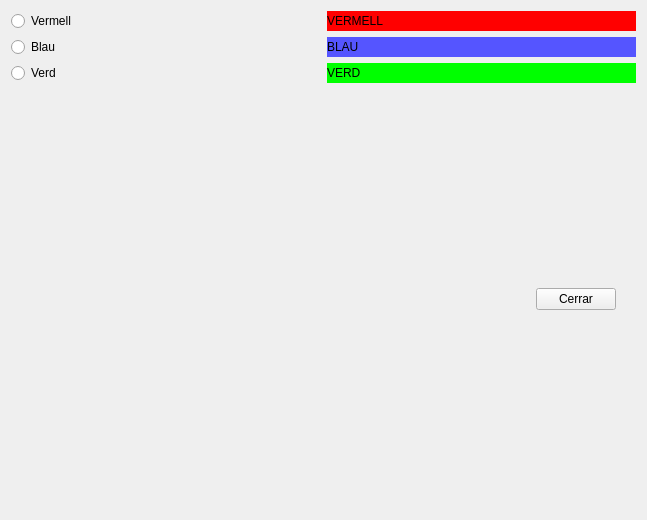
<?xml version="1.0" encoding="UTF-8"?>
<ui version="4.0">
 <class>MyForm</class>
 <widget class="QWidget" name="MyForm">
  <property name="geometry">
   <rect>
    <x>0</x>
    <y>0</y>
    <width>647</width>
    <height>520</height>
   </rect>
  </property>
  <property name="windowTitle">
   <string>Form</string>
  </property>
  <layout class="QVBoxLayout" name="verticalLayout_4">
   <item>
    <layout class="QVBoxLayout" name="verticalLayout_3">
     <item>
      <layout class="QHBoxLayout" name="horizontalLayout_3">
       <item>
        <layout class="QVBoxLayout" name="verticalLayout">
         <item>
          <widget class="QRadioButton" name="radioButton_3">
           <property name="text">
            <string>Vermell</string>
           </property>
          </widget>
         </item>
         <item>
          <widget class="QRadioButton" name="radioButton">
           <property name="text">
            <string>Blau</string>
           </property>
          </widget>
         </item>
         <item>
          <widget class="QRadioButton" name="radioButton_2">
           <property name="text">
            <string>Verd</string>
           </property>
          </widget>
         </item>
        </layout>
       </item>
       <item>
        <layout class="QVBoxLayout" name="verticalLayout_2">
         <item>
          <widget class="QLabel" name="label">
           <property name="styleSheet">
            <string notr="true">background-color: rgb(255, 0, 0);

</string>
           </property>
           <property name="text">
            <string>VERMELL</string>
           </property>
          </widget>
         </item>
         <item>
          <widget class="QLabel" name="label_3">
           <property name="styleSheet">
            <string notr="true">background-color: rgb(85, 85, 255);

</string>
           </property>
           <property name="text">
            <string>BLAU</string>
           </property>
          </widget>
         </item>
         <item>
          <widget class="QLabel" name="label_2">
           <property name="styleSheet">
            <string notr="true">
background-color: rgb(0, 255, 0);</string>
           </property>
           <property name="text">
            <string>VERD</string>
           </property>
          </widget>
         </item>
        </layout>
       </item>
      </layout>
     </item>
     <item>
      <layout class="QHBoxLayout" name="horizontalLayout_2">
       <item>
        <layout class="QHBoxLayout" name="horizontalLayout">
         <item>
          <spacer name="horizontalSpacer">
           <property name="orientation">
            <enum>Qt::Horizontal</enum>
           </property>
           <property name="sizeHint" stdset="0">
            <size>
             <width>40</width>
             <height>20</height>
            </size>
           </property>
          </spacer>
         </item>
         <item>
          <widget class="QPushButton" name="pushButton">
           <property name="text">
            <string>Cerrar</string>
           </property>
          </widget>
         </item>
        </layout>
       </item>
       <item>
        <spacer name="verticalSpacer">
         <property name="orientation">
          <enum>Qt::Vertical</enum>
         </property>
         <property name="sizeHint" stdset="0">
          <size>
           <width>20</width>
           <height>40</height>
          </size>
         </property>
        </spacer>
       </item>
      </layout>
     </item>
    </layout>
   </item>
  </layout>
 </widget>
 <resources/>
 <connections>
  <connection>
   <sender>radioButton_3</sender>
   <signal>clicked(bool)</signal>
   <receiver>label</receiver>
   <slot>setEnabled(bool)</slot>
   <hints>
    <hint type="sourcelabel">
     <x>100</x>
     <y>87</y>
    </hint>
    <hint type="destinationlabel">
     <x>252</x>
     <y>90</y>
    </hint>
   </hints>
  </connection>
  <connection>
   <sender>radioButton</sender>
   <signal>clicked(bool)</signal>
   <receiver>label_3</receiver>
   <slot>setEnabled(bool)</slot>
   <hints>
    <hint type="sourcelabel">
     <x>133</x>
     <y>154</y>
    </hint>
    <hint type="destinationlabel">
     <x>272</x>
     <y>157</y>
    </hint>
   </hints>
  </connection>
  <connection>
   <sender>radioButton_2</sender>
   <signal>clicked(bool)</signal>
   <receiver>label_2</receiver>
   <slot>setEnabled(bool)</slot>
   <hints>
    <hint type="sourcelabel">
     <x>125</x>
     <y>208</y>
    </hint>
    <hint type="destinationlabel">
     <x>248</x>
     <y>221</y>
    </hint>
   </hints>
  </connection>
  <connection>
   <sender>pushButton</sender>
   <signal>clicked()</signal>
   <receiver>MyForm</receiver>
   <slot>close()</slot>
   <hints>
    <hint type="sourcelabel">
     <x>262</x>
     <y>356</y>
    </hint>
    <hint type="destinationlabel">
     <x>326</x>
     <y>376</y>
    </hint>
   </hints>
  </connection>
  <connection>
   <sender>radioButton_2</sender>
   <signal>clicked(bool)</signal>
   <receiver>label_3</receiver>
   <slot>setDisabled(bool)</slot>
   <hints>
    <hint type="sourcelabel">
     <x>134</x>
     <y>200</y>
    </hint>
    <hint type="destinationlabel">
     <x>282</x>
     <y>161</y>
    </hint>
   </hints>
  </connection>
  <connection>
   <sender>radioButton_2</sender>
   <signal>clicked(bool)</signal>
   <receiver>label</receiver>
   <slot>setDisabled(bool)</slot>
   <hints>
    <hint type="sourcelabel">
     <x>45</x>
     <y>205</y>
    </hint>
    <hint type="destinationlabel">
     <x>295</x>
     <y>90</y>
    </hint>
   </hints>
  </connection>
  <connection>
   <sender>radioButton</sender>
   <signal>clicked(bool)</signal>
   <receiver>label</receiver>
   <slot>setDisabled(bool)</slot>
   <hints>
    <hint type="sourcelabel">
     <x>131</x>
     <y>142</y>
    </hint>
    <hint type="destinationlabel">
     <x>260</x>
     <y>97</y>
    </hint>
   </hints>
  </connection>
  <connection>
   <sender>radioButton</sender>
   <signal>clicked(bool)</signal>
   <receiver>label_2</receiver>
   <slot>setDisabled(bool)</slot>
   <hints>
    <hint type="sourcelabel">
     <x>52</x>
     <y>148</y>
    </hint>
    <hint type="destinationlabel">
     <x>275</x>
     <y>211</y>
    </hint>
   </hints>
  </connection>
  <connection>
   <sender>radioButton_3</sender>
   <signal>clicked(bool)</signal>
   <receiver>label_3</receiver>
   <slot>setDisabled(bool)</slot>
   <hints>
    <hint type="sourcelabel">
     <x>114</x>
     <y>89</y>
    </hint>
    <hint type="destinationlabel">
     <x>254</x>
     <y>150</y>
    </hint>
   </hints>
  </connection>
  <connection>
   <sender>radioButton_3</sender>
   <signal>clicked(bool)</signal>
   <receiver>label_2</receiver>
   <slot>setDisabled(bool)</slot>
   <hints>
    <hint type="sourcelabel">
     <x>127</x>
     <y>101</y>
    </hint>
    <hint type="destinationlabel">
     <x>293</x>
     <y>217</y>
    </hint>
   </hints>
  </connection>
 </connections>
</ui>
